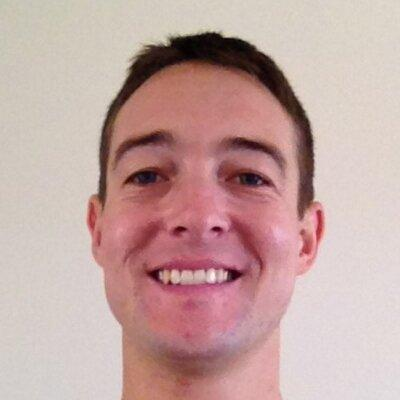
#> input picture OpenCV/me.jpg, 400 x 400 px, given in place of me.jpeg, which was not available
$ jupyter execute --allow-errors 'openCV 8-8-2017.ipynb'   (shell and % lines are left out)   (text cells are left out)
#> lines starting #> are read from the running program, lines starting #| are printed output that depends on the picture
[cell 1]
import cv2
import numpy as np
import matplotlib.pyplot as plt
import matplotlib.image as mpimg

[cell 2]
img = mpimg.imread('me.jpeg')
#> img is the input picture: shape (400, 400, 3); mean R, G, B 196.2, 165.6, 162.2
gray = cv2.cvtColor(img, cv2.COLOR_BGR2GRAY)
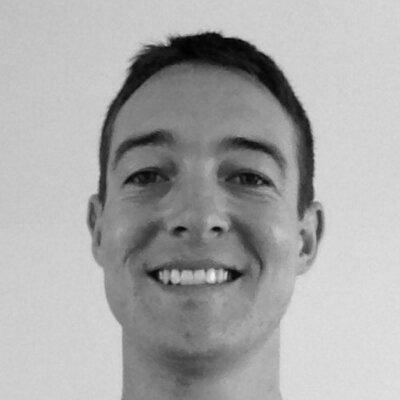
#> gray: shape (400, 400); min 0, max 243, mean 168.1


$ run again, with OpenCV/SuccessKid.jpg copied over OpenCV/me.jpg
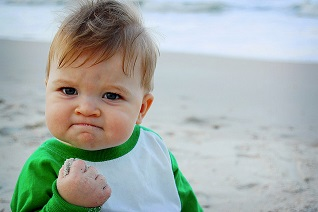
#> input picture OpenCV/SuccessKid.jpg, 318 x 212 px, given in place of me.jpeg, which was not available
#> img is the input picture: shape (212, 318, 3); mean R, G, B 166.2, 175.5, 171.5
#> `gray = cv2.cvtColor(img, cv2.COLOR_BGR2GRAY)`:
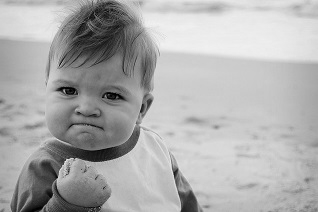
#> gray: shape (212, 318); min 0, max 244, mean 173.2

$ run again, with OpenCV/people.jpg copied over OpenCV/me.jpg
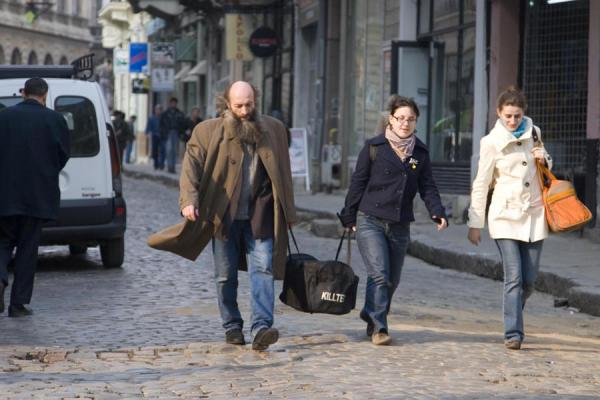
#> input picture OpenCV/people.jpg, 600 x 400 px, given in place of me.jpeg, which was not available
#> img is the input picture: shape (400, 600, 3); mean R, G, B 102.7, 100.5, 103
#> `gray = cv2.cvtColor(img, cv2.COLOR_BGR2GRAY)`:
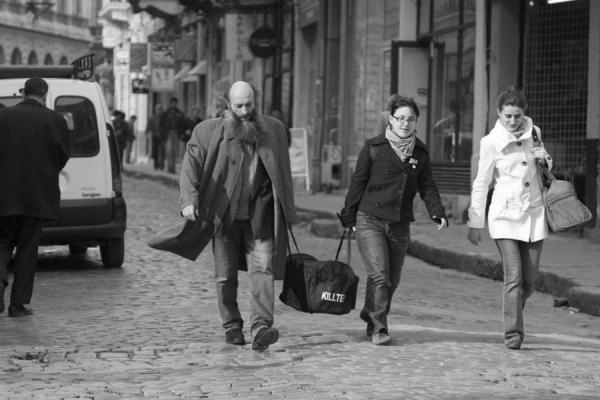
#> gray: shape (400, 600); min 2, max 255, mean 101.5
